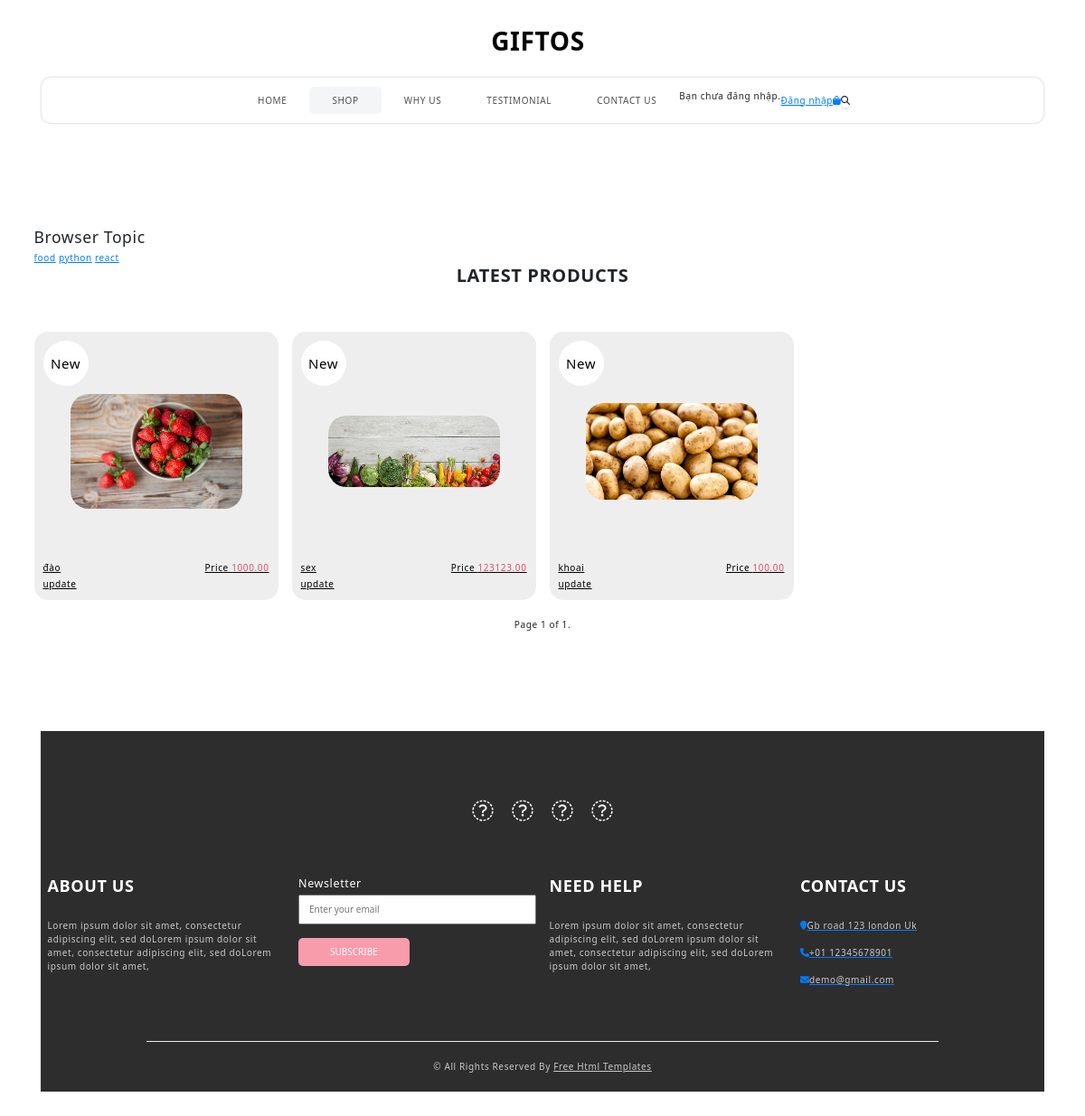
The page /shop/ on the database as committed earlier.
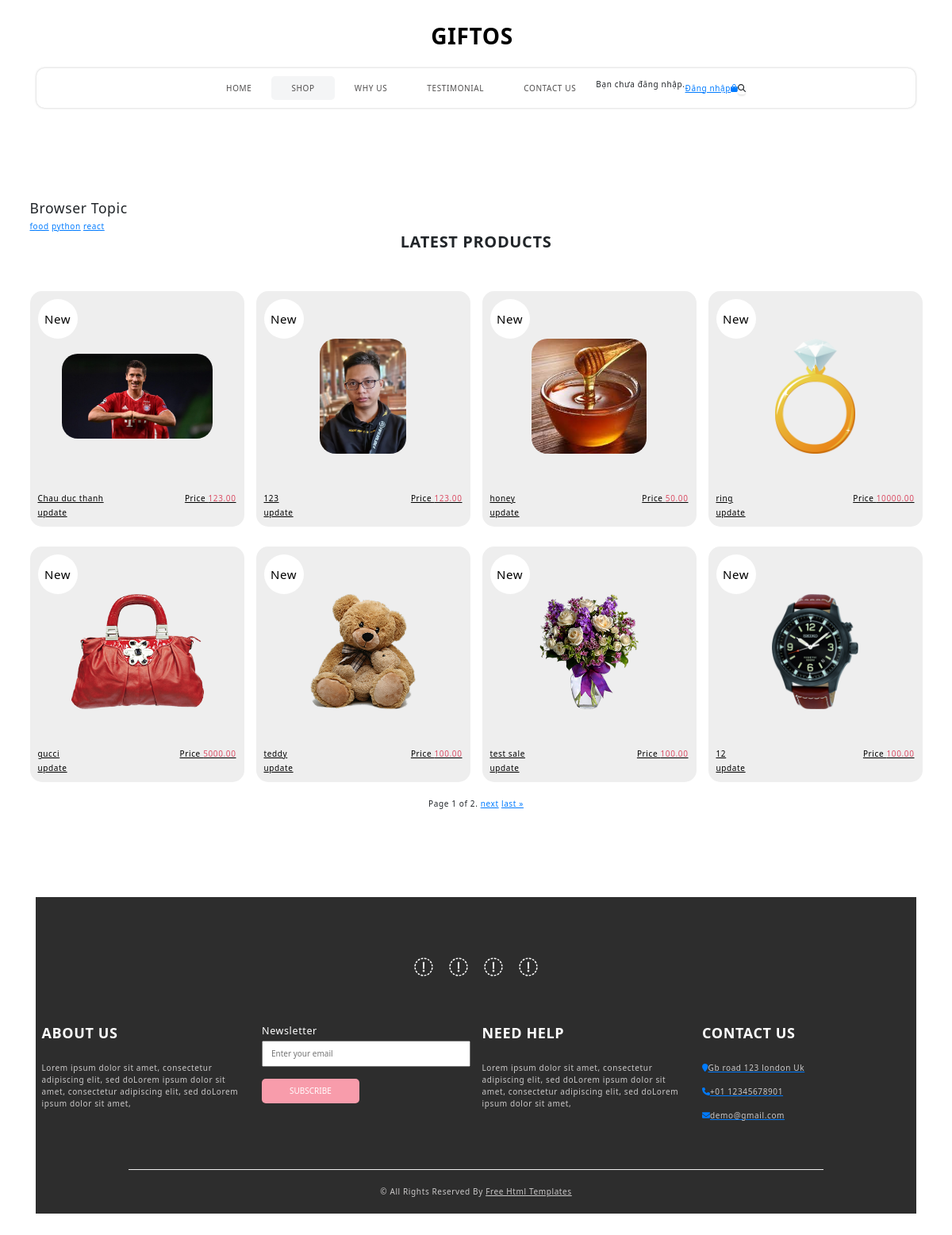
The same page on the database as committed later.
### shop/models.py (models this page shows, shortened)
class Topic(models.Model):
    name = models.CharField(max_length=200)

class Item(models.Model):
    host = models.ForeignKey(User, on_delete=models.SET_NULL, null=True)
    topic = models.ForeignKey(Topic, on_delete=models.SET_NULL, null=True)
    name = models.CharField(max_length=100)
    price = models.DecimalField(max_digits=20, decimal_places=2)
    sale_price = models.DecimalField(max_digits=20, decimal_places=2, null=True, blank=True)
    image = models.ImageField(upload_to='items/', null=True, blank=True)
    description = models.TextField(null=True, blank=True)
    participants = models.ManyToManyField(User, related_name='participants', blank=True)
    quantity_available = models.PositiveIntegerField(default=0)  # Trường mới để quản lý số lượng
    updated = models.DateTimeField(auto_now=True)
    created = models.DateTimeField(auto_now_add=True)
    class Meta:
        ordering = ['-created']

### shop/views.py (the view)
# urls.py: path('shop/', views.shopPage, name = "shop"),
def shopPage(request):
    q = request.GET.get('q', '')
    items = Item.objects.all()
    if q:
        items = items.filter(topic__name__icontains=q)
    paginator = Paginator(items, 8)  # Chia danh sách sản phẩm thành các trang, mỗi trang có tối đa 8 sản phẩm
    page_number = request.GET.get('page')
    page_obj = paginator.get_page(page_number)  # Lấy trang hiện tại từ query parameter 'page'
    topics = Topic.objects.all()
    context = {'page_obj': page_obj, 'topics': topics}
    return render(request, 'shop/shop.html', context)

### shop/templates/shop/shop.html (shortened to what this page needs)
{% extends 'main.html' %}
{% block content %}
{% load static %}
<!DOCTYPE html>
<html>
<head>
</head>
<body>
  <section class="shop_section layout_padding">
    <div class="container">
      {% include 'shop/topics_component.html' %}
      <div class="heading_container heading_center">
        <h2>
          Latest Products
        </h2>
      </div>
      <div class="row">
        {% for item in page_obj %}
        <div class="col-sm-6 col-md-4 col-lg-3">
          <div class="box">
            <a href="{% url 'view-item' item.pk %}">
              <div class="img-box">
                {% if item.image %}
                <img src="{{ item.image.url }}" alt="{{ item.name }}">
                {% else %}
                <p>No image available</p>
                {% endif %}
              </div>
              <div class="detail-box">
                <h6>
                  {{ item.name }}
                </h6>
                <h6>
                  Price
                  <span>
                    {{ item.price }}
                  </span>
                </h6>
              </div>
              <div class="new">
                <span>
                  New
                </span>
              </div>
            </a>
            <a href="{% url 'update-item' item.pk %}">update</a>
          </div>
        </div>
        {% endfor %}
      </div>
    </div>
    <div class="pagination pagination-center">
      <span class="step-links" style="margin: 0 auto;">
        <span class="current">
          Page {{ page_obj.number }} of {{ page_obj.paginator.num_pages }}.
        </span>
        {% if page_obj.has_next %}
        <a href="?page={{ page_obj.next_page_number }}">next</a>
        <a href="?page={{ page_obj.paginator.num_pages }}">last &raquo;</a>
        {% endif %}
      </span>
    </div>
  </section>
  {% include 'shop/info_section.html'%}
</body>
</html>
{% endblock content %}

### shop/templates/shop/topics_component.html
<div class="topics">
    <h3>Browser Topic</h3>
    {% for topic in topics %}
    <a href="{% url 'shop' %}?q={{ topic.name }}">{{ topic.name }}</a>
    {% endfor %}
</div>

Rows that differ between the two databases and show on the page:
no longer on this page (row edited): Item: image (picture), name "đào", price "1000.00"
no longer on this page (row edited): Item: image (picture), name "sex", price "123123.00"
removed Item: image (picture), name "khoai", price "100.00"
added Item: image (picture), name "Chau duc thanh", price "123.00"
added Item: image (picture), name "123", price "123.00"
added Item: image (picture), name "honey", price "50.00"
added Item: image (picture), name "ring", price "10000.00"
added Item: image (picture), name "gucci", price "5000.00"
added Item: image (picture), name "teddy", price "100.00"
added Item: image (picture), name "test sale", price "100.00"
added Item: image (picture), name "12", price "100.00"
Other text that changed with them:
{{ page_obj.paginator.num_pages }}: "1" → "2"
text now shown: "next last »"
